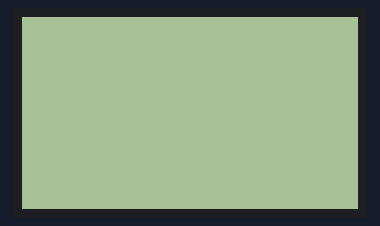
The sketch below on a simulated Arduino Uno, built with avr-gcc and run on an emulated ATmega328P. Parts: 84×48 one-colour display. What the sketch prints to the serial monitor is not drawn.

Above: at 0.1 s.
At 6.5 s:
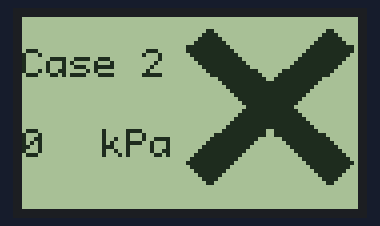
At 12.2 s:
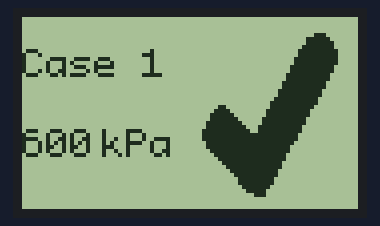

The sketch:

PCD_Text_Bitmap.ino
```cpp
/*
 * This code shows Text on the LHS and a tick on the RHS of the PCD 8544 screen
 * Future iterations will show digital pin output on the LHS of the screen and tick or a cross on the RHS accordingly
 */
#include "U8glib.h"
//#include "dht.h"

//#define dht_apin A1
//#define backlight_pin 11

//dht DHT;
#define sensor_output_pin 10  // Sensor output will be connected to pin 10

U8GLIB_PCD8544 u8g(8, 4, 7, 5, 6);  // CLK=8, DIN=4, CE=7, DC=5, RST=6

const uint8_t tick_bitmap[] PROGMEM =  {
0x00, 0x00, 0x00, 0x00, 0x00, 0x00, 0x00, 0x00, 0x00, 0x00, 0x00, 0x00, 0x00, 0x00, 0x00, 0x00,
0x00, 0x00, 0x00, 0x00, 0x00, 0x00, 0x00, 0x00, 0x00, 0x00, 0x00, 0x00, 0x0E, 0x00, 0x00, 0x00,
0x00, 0x00, 0x3F, 0x00, 0x00, 0x00, 0x00, 0x00, 0x3F, 0x80, 0x00, 0x00, 0x00, 0x00, 0x7F, 0x80,
0x00, 0x00, 0x00, 0x00, 0xFF, 0xC0, 0x00, 0x00, 0x00, 0x00, 0xFF, 0xC0, 0x00, 0x00, 0x00, 0x01,
0xFF, 0xC0, 0x00, 0x00, 0x00, 0x01, 0xFF, 0xC0, 0x00, 0x00, 0x00, 0x03, 0xFF, 0x80, 0x00, 0x00,
0x00, 0x03, 0xFF, 0x80, 0x00, 0x00, 0x00, 0x07, 0xFF, 0x00, 0x00, 0x00, 0x00, 0x07, 0xFF, 0x00,
0x00, 0x00, 0x00, 0x0F, 0xFE, 0x00, 0x00, 0x00, 0x00, 0x0F, 0xFE, 0x00, 0x00, 0x00, 0x00, 0x1F,
0xFC, 0x00, 0x00, 0x00, 0x00, 0x1F, 0xFC, 0x00, 0x00, 0x00, 0x00, 0x3F, 0xF8, 0x00, 0x00, 0x00,
0x00, 0x7F, 0xF8, 0x00, 0x00, 0x0C, 0x00, 0x7F, 0xF0, 0x00, 0x00, 0x1E, 0x00, 0xFF, 0xE0, 0x00,
0x00, 0x3F, 0x00, 0xFF, 0xE0, 0x00, 0x00, 0x3F, 0x81, 0xFF, 0xC0, 0x00, 0x00, 0x7F, 0xC1, 0xFF,
0xC0, 0x00, 0x00, 0x7F, 0xE3, 0xFF, 0x80, 0x00, 0x00, 0xFF, 0xF3, 0xFF, 0x80, 0x00, 0x00, 0xFF,
0xFF, 0xFF, 0x00, 0x00, 0x00, 0xFF, 0xFF, 0xFF, 0x00, 0x00, 0x00, 0x7F, 0xFF, 0xFE, 0x00, 0x00,
0x00, 0x7F, 0xFF, 0xFC, 0x00, 0x00, 0x00, 0x3F, 0xFF, 0xFC, 0x00, 0x00, 0x00, 0x1F, 0xFF, 0xF8,
0x00, 0x00, 0x00, 0x0F, 0xFF, 0xF8, 0x00, 0x00, 0x00, 0x07, 0xFF, 0xF0, 0x00, 0x00, 0x00, 0x03,
0xFF, 0xF0, 0x00, 0x00, 0x00, 0x01, 0xFF, 0xE0, 0x00, 0x00, 0x00, 0x00, 0xFF, 0xE0, 0x00, 0x00,
0x00, 0x00, 0x7F, 0xC0, 0x00, 0x00, 0x00, 0x00, 0x7F, 0xC0, 0x00, 0x00, 0x00, 0x00, 0x3F, 0x80,
0x00, 0x00, 0x00, 0x00, 0x1F, 0x00, 0x00, 0x00, 0x00, 0x00, 0x07, 0x00, 0x00, 0x00, 0x00, 0x00,
0x00, 0x00, 0x00, 0x00, 0x00, 0x00, 0x00, 0x00, 0x00, 0x00, 0x00, 0x00, 0x00, 0x00, 0x00, 0x00,
0x00, 0x00, 0x00, 0x00, 0x00, 0x00, 0x02, 0x02, 0x02, 0x01, 0x04, 0x02, 0x02, 0x03, 0x00, 0x03,
0x00, 0x00,
};

const uint8_t cross_bitmap[] PROGMEM =  {
0x00, 0x00, 0x00, 0x00, 0x00, 0x00, 0x00, 0x00, 0x00, 0x00, 0x00, 0x00, 0x00, 0x00, 0x00, 0x00,
0x00, 0x00, 0x00, 0x60, 0x00, 0x00, 0x01, 0x80, 0x00, 0xF0, 0x00, 0x00, 0x03, 0xC0, 0x01, 0xF8,
0x00, 0x00, 0x07, 0xE0, 0x03, 0xFC, 0x00, 0x00, 0x0F, 0xF0, 0x0F, 0xFE, 0x00, 0x00, 0x1F, 0xFC,
0x0F, 0xFF, 0x00, 0x00, 0x3F, 0xFC, 0x07, 0xFF, 0x80, 0x00, 0x7F, 0xF8, 0x03, 0xFF, 0xC0, 0x00,
0xFF, 0xF0, 0x01, 0xFF, 0xE0, 0x01, 0xFF, 0xE0, 0x00, 0xFF, 0xF0, 0x03, 0xFF, 0xC0, 0x00, 0x7F,
0xFC, 0x0F, 0xFF, 0x80, 0x00, 0x3F, 0xFE, 0x1F, 0xFF, 0x00, 0x00, 0x0F, 0xFF, 0x3F, 0xFC, 0x00,
0x00, 0x07, 0xFF, 0xFF, 0xF8, 0x00, 0x00, 0x03, 0xFF, 0xFF, 0xF0, 0x00, 0x00, 0x01, 0xFF, 0xFF,
0xE0, 0x00, 0x00, 0x00, 0xFF, 0xFF, 0xC0, 0x00, 0x00, 0x00, 0x7F, 0xFF, 0x80, 0x00, 0x00, 0x00,
0x3F, 0xFF, 0x00, 0x00, 0x00, 0x00, 0x1F, 0xFE, 0x00, 0x00, 0x00, 0x00, 0x3F, 0xFF, 0x00, 0x00,
0x00, 0x00, 0x7F, 0xFF, 0x80, 0x00, 0x00, 0x00, 0xFF, 0xFF, 0xC0, 0x00, 0x00, 0x01, 0xFF, 0xFF,
0xE0, 0x00, 0x00, 0x03, 0xFF, 0xFF, 0xF0, 0x00, 0x00, 0x07, 0xFF, 0x3F, 0xF8, 0x00, 0x00, 0x1F,
0xFF, 0x3F, 0xFE, 0x00, 0x00, 0x3F, 0xFC, 0x0F, 0xFF, 0x00, 0x00, 0x7F, 0xF8, 0x07, 0xFF, 0x80,
0x00, 0xFF, 0xF0, 0x03, 0xFF, 0xC0, 0x01, 0xFF, 0xE0, 0x01, 0xFF, 0xE0, 0x03, 0xFF, 0xC0, 0x00,
0xFF, 0xF0, 0x07, 0xFF, 0x80, 0x00, 0x7F, 0xF8, 0x0F, 0xFF, 0x00, 0x00, 0x3F, 0xFC, 0x07, 0xFE,
0x00, 0x00, 0x1F, 0xF8, 0x03, 0xFC, 0x00, 0x00, 0x0F, 0xF0, 0x01, 0xF8, 0x00, 0x00, 0x07, 0xE0,
0x00, 0xF0, 0x00, 0x00, 0x03, 0xC0, 0x00, 0x60, 0x00, 0x00, 0x01, 0x80, 0x00, 0x00, 0x00, 0x00,
0x00, 0x00, 0x00, 0x00, 0x00, 0x00, 0x00, 0x00, 0x00, 0x00, 0x00, 0x00, 0x00, 0x00, 0x00, 0x00,
0x00, 0x00, 0x00, 0x00, 0x00, 0x00, 0x00, 0x00, 0x00, 0x00, 0x00, 0x00, 0x00, 0x00, 0x00, 0x00,
0x00, 0x00, 0x00, 0x00, 0x00, 0x00, 0x02, 0x02, 0x02, 0x01, 0x04, 0x02, 0x02, 0x03, 0x00, 0x03,
0x00, 0x00,
};

void setup(void) {
//  analogWrite(backlight_pin, 50);  /* Set the Backlight intensity */
  Serial.begin (115200);
  pinMode (10, OUTPUT);
  digitalWrite (10, HIGH);

}

void loop(void) {
//  DHT.read11(dht_apin);  // Read apin on DHT11

  Serial.println (digitalRead (10), DEC);
  delay (500);
  digitalWrite (10, !digitalRead (10));

  u8g.firstPage();
  do {
    if (digitalRead (10) == 0)
    {
      draw_1();
    }
    else if (digitalRead (10) == 1)
    {
      draw_2();
    }
  } while( u8g.nextPage() );

  delay(5000);  // Delay of 5sec before accessing DHT11 (min - 2sec)
}

void draw_1(void) {
  u8g.drawBitmapP( 37, 0, 6, 50, tick_bitmap);  // put bitmap ( 37, 0, 6, 50, brainy_bitmap)
  u8g.setFont(u8g_font_profont11);  // select font
  u8g.drawStr(0, 15, "Case 1");  // put string of display at position X, Y
  u8g.drawStr(0, 35, "600");
  u8g.setPrintPos(15, 15);  // set position
//  u8g.print(DHT.temperature, 0);  // display temperature from DHT11  ----- Try displaying ever-changing digital pin value here
//  u8g.drawStr(30, 15, "c ");
  u8g.setPrintPos(15, 35);
//  u8g.print(DHT.humidity, 0);  // display humidity from DHT11
  u8g.drawStr(20, 35, "kPa");
}

void draw_2(void) {
  u8g.drawBitmapP( 37, 0, 6, 50, cross_bitmap);  // put bitmap ( 37, 0, 6, 50, brainy_bitmap)
  u8g.setFont(u8g_font_profont11);  // select font
  u8g.drawStr(0, 15, "Case 2");  // put string of display at position X, Y
  u8g.drawStr(0, 35, "0 ");
  u8g.setPrintPos(15, 15);  // set position
//  u8g.print(DHT.temperature, 0);  // display temperature from DHT11  ----- Try displaying ever-changing digital pin value here
//  u8g.drawStr(30, 15, "c ");
  u8g.setPrintPos(15, 35);
//  u8g.print(DHT.humidity, 0);  // display humidity from DHT11
  u8g.drawStr(20, 35, "kPa");
}
```

Measured:
- what the display in image 1 shows lasts 5.7 s, from 6.5 s to 12.2 s
